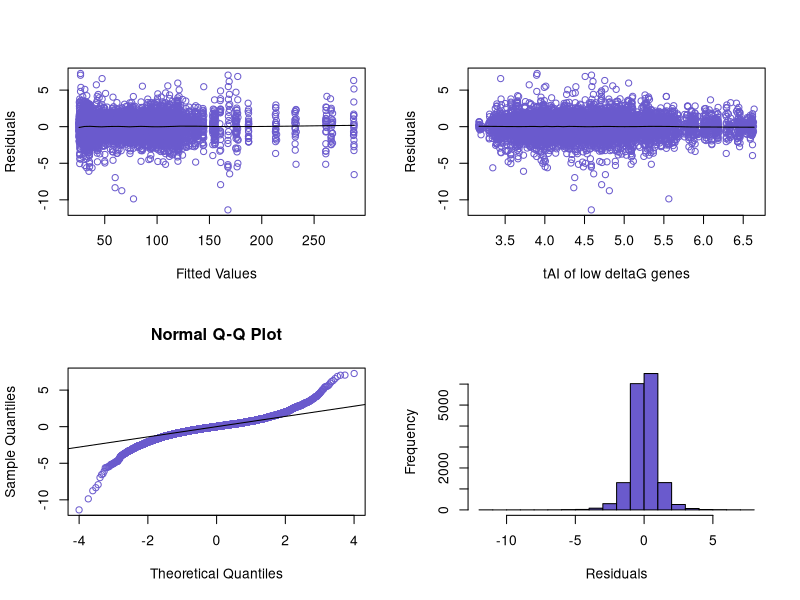

This chart was generated by the following R code: (Note: a time limit stopped this script after it produced the figure.)
## ---- chunk 1
knitr::opts_chunk$set(echo = TRUE)
## ---- chunk 2
library(car)
library(lme4)
library(reshape2)
## ---- chunk 3
response <- read.csv('n_PPR_723_d_lowG.csv')
dataset <- melt(response, id.vars = "gene", variable.name = "strain", value.name = "PPR")
dataset$sqrtPPR <- sqrt(dataset$PPR)
## ---- chunk 4
explanatory0 <- read.csv('tAI_723_YRC_diff_d_lowG.csv')
explanatory0 <- melt(explanatory0, id.vars = "gene", variable.name = "strain", value.name = "tAI_low_G")
dataset$tAI_low_G <- explanatory0$tAI_low_G*10 #multiply resulting slope by 10 to get back to original scaling
## ---- chunk 5
explanatory1 <- read.csv('PA_medians_723_lowG.csv')
explanatory1 <- melt(explanatory1, id.vars = "gene", variable.name = "strain", value.name = "medianPA")
dataset$medianPA = explanatory1$medianPA/10000
head(dataset)
## ---- chunk 6
lmm0 <- lmer(sqrtPPR ~ tAI_low_G + (1+tAI_low_G|gene) + (1+tAI_low_G|medianPA), data=dataset, REML = FALSE, control = lmerControl(optimizer="bobyqa", optCtrl=list(maxfun=1e5)))
summary(lmm0)
## ---- chunk 7
lmm1 <- lmer(sqrtPPR ~ (1+tAI_low_G|gene) + (1+tAI_low_G|medianPA), data=dataset, REML = FALSE, control = lmerControl(optimizer="bobyqa", optCtrl=list(maxfun=1e5)))
lowG<-anova(lmm0, lmm1)
lowG
## ---- chunk 8
lowG[2,8]
## ---- chunk 9
confint(lmm0, parm="tAI_low_G", level=0.95)
## ---- chunk 10
par(mfrow=c(2,2))
res = residuals(lmm0)

scatter.smooth(fitted(lmm0), res, col='slateblue', span=0.1, xlab='Fitted Values', ylab='Residuals')
scatter.smooth(dataset$tAI_low_G, res, col='slateblue', span=0.1, xlab='tAI of low deltaG genes', ylab='Residuals')
qqnorm(res, col='slateblue')
qqline(res)
hist(res, main='', xlab='Residuals', ylab='Frequency', col='slateblue')
## ---- chunk 11
response <- read.csv('n_PPR_724_d_highG.csv')
dataset <- melt(response, id.vars = "gene", variable.name = "strain", value.name = "PPR")
dataset$sqrtPPR <- sqrt(dataset$PPR)
## ---- chunk 12
explanatory0 <- read.csv('tAI_724_YRC_diff_d_highG.csv')
explanatory0 <- melt(explanatory0, id.vars = "gene", variable.name = "strain", value.name = "tAI_high_G")
dataset$tAI_high_G <- explanatory0$tAI_high_G
## ---- chunk 13
explanatory1 <- read.csv('PA_medians_724_highG.csv')
explanatory1 <- melt(explanatory1, id.vars = "gene", variable.name = "strain", value.name = "medianPA")
dataset$medianPA = explanatory1$medianPA/10000
head(dataset)
## ---- chunk 14
lmm0 <- lmer(sqrtPPR ~ tAI_high_G + (1+tAI_high_G|gene) + (1+tAI_high_G|medianPA), data=dataset, REML = FALSE, control = lmerControl(optimizer="bobyqa", optCtrl=list(maxfun=1e5)))
summary(lmm0)
## ---- chunk 15
lmm1 <- lmer(sqrtPPR ~ (1+tAI_high_G|gene) + (1+tAI_high_G|medianPA), data=dataset, REML = FALSE, control = lmerControl(optimizer="bobyqa", optCtrl=list(maxfun=1e5)))
highG<-anova(lmm0, lmm1)
highG
## ---- chunk 16
highG[2,8]
## ---- chunk 17
confint(lmm0, parm="tAI_high_G", level=0.95)
## ---- chunk 18
par(mfrow=c(2,2))
res = residuals(lmm0)

scatter.smooth(fitted(lmm0), res, col='slateblue', span=0.1, xlab='Fitted Values', ylab='Residuals')
scatter.smooth(dataset$tAI_high_G, res, col='slateblue', span=0.1, xlab='tAI of high deltaG genes', ylab='Residuals')
qqnorm(res, col='slateblue')
qqline(res)
hist(res, main='', xlab='Residuals', ylab='Frequency', col='slateblue')
